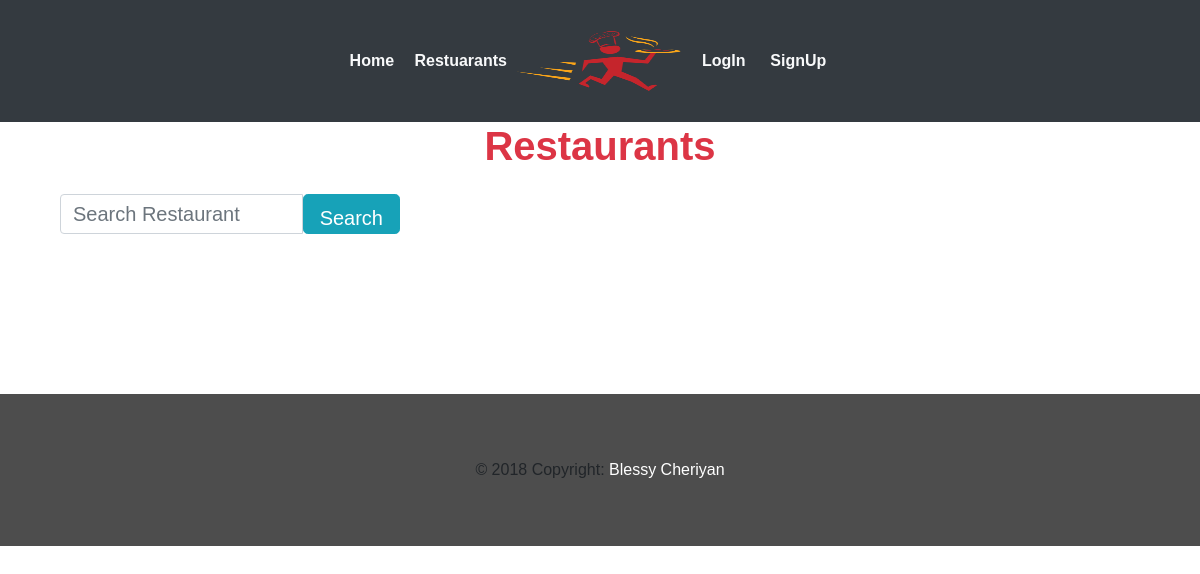
/restaurant/, run on an earlier commit of the app's database.
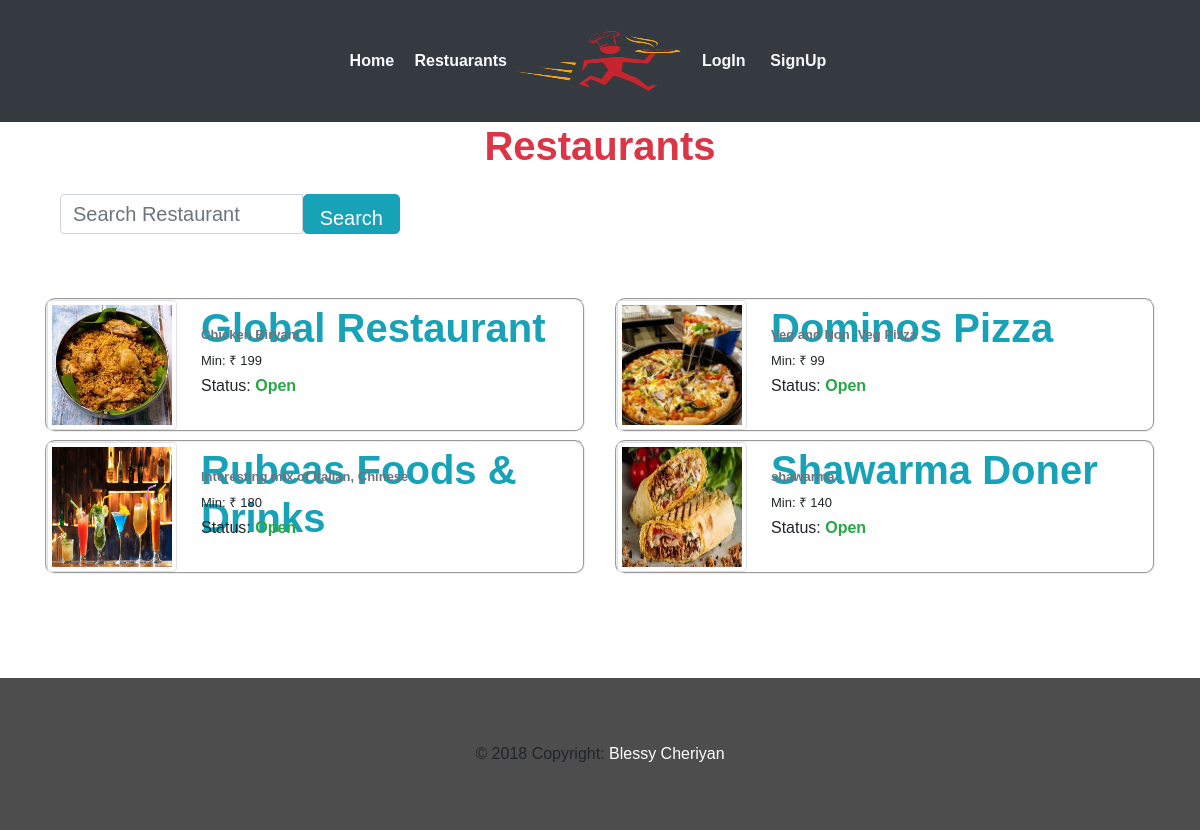
And on a later commit of the database.
### webapp/models.py (models this page shows, shortened)
class Restaurant(models.Model):
	user        = models.OneToOneField(settings.AUTH_USER_MODEL,on_delete=models.CASCADE)
	rname 		= models.CharField(max_length=100,blank=False)
	info	 	= models.CharField(max_length=40,blank=False)
	min_ord		= models.CharField(max_length=5,blank=False)
	location    = models.CharField(max_length=40,blank=False)
	r_logo      = models.FileField(blank=False)
	REST_STATE_OPEN    = "Open"
	REST_STATE_CLOSE   = "Closed"
	REST_STATE_CHOICES =(
			(REST_STATE_OPEN,REST_STATE_OPEN),
			(REST_STATE_CLOSE,REST_STATE_CLOSE)
		)
	status 	= models.CharField(max_length=50,choices=REST_STATE_CHOICES,default=REST_STATE_OPEN,blank=False)
	approved = models.BooleanField(blank=False,default=True)

### webapp/views.py (the view)
# urls.py: path('restaurant/',views.restuarent,name='restuarant'),
def restuarent(request):
	r_object = Restaurant.objects.all()
	query 	= request.GET.get('q')
	if query:
		r_object=Restaurant.objects.filter(Q(rname__icontains=query)).distinct()
		return render(request,'webapp/restaurents.html',{'r_object':r_object})
	return render(request,'webapp/restaurents.html',{'r_object':r_object})

### webapp/templates/webapp/restaurents.html (shortened to what this page needs)
{% extends 'webapp/base.html'%}
{% block body %}
<div class="container-fluid">
        <h1 class="text-center text-danger"><strong>Restaurants</strong></h1>
</div>
<br>
<div class="container">
    <div class="col-sm-4 col-sm-offset-3">
      <form class="form-horizontal" role="search" method="get" action=''>
         <div class="form-group ">
         <div class="input-group">
            <input type="text" class="form-control input-lg " name="q" value="{{ request.GET.q }}" placeholder= "Search Restaurant " style="height: 40px; width: 50%; font-size: 20px;" />
            <span class='input-group-btn'>
             <button class='btn btn-info btn-lg'style="height:40px; font-size: 20px;" type='submit'>Search
             </button>
         </span>
        </div>
     </div>
   </form>
 </div>
</div>
<br>
<br>
	<div class="container">
		<div class="row">
		{% for rest in r_object %}
        <div class="col-xs-7 col-md-6">
      <div class="thumbnail">
   		   <div class="media mb-2 ml-8" style="border-radius: 10px; border-style: groove; border-width: 2px;">
        <a href="{% url 'menu' rest.id %}" class="pull-left ">
            <img src="{{rest.r_logo.url}}" class="img-thumbnail img-responsive " style="height: 130px; width: 130px;">
        </a>
        <div class="media-body pl-4">
          <a href="{% url 'menu' rest.id %}" style="text-decoration: none !important;"><h1 class="media-heading text-info mt-1" style="height: 20px;"><strong>{{rest.rname}}</strong></h1></a>
            <h6 class="text-secondary"><font size="2"><strong>{{rest.info}}</strong></font></h6>
            <h4><font size="2">Min: &#x20b9; {{rest.min_ord}}</font></h4>
          	<h5><font size="3">Status: <strong class="text-success">{{rest.status}}</strong></font></h5>
        </div>
    </div>
  </div>
</div>
{% endfor%}
</div>
</div>
{% endblock %}

### webapp/templates/webapp/base.html (shortened to what this page needs)
<!DOCTYPE html>
<html>
<head>
   {% load static %}
  <link rel="stylesheet" type="text/css" href="{% static 'webapp/css/bootstrap.min.css'%}">
  <link href="/static/webapp/css/style.css" rel="stylesheet" type="text/css" media="all" />
  <link rel='stylesheet' href='https://maxcdn.bootstrapcdn.com/font-awesome/4.5.0/css/font-awesome.min.css' >
  <link href="//netdna.bootstrapcdn.com/bootstrap/3.0.0/css/bootstrap-glyphicons.css" rel="stylesheet">
  <link href="static/webapp/css/animate.css" rel='stylesheet' type='text-center/css' />
  </head>
  <body>
	<nav class="navbar navbar-expand-lg navbar-light bg-dark">
   		 <div class="container">
   		 	 <div class="navbar-collapse collapse w-100 dual-collapse2 order-1 order-md-0">
        <ul class="navbar-nav ml-auto text-center">
            <li class="nav-item active">
                <a class="nav-link text-light" href="{% url 'index' %}"><font size="3">&nbsp; <strong>Home</strong> </font></a>
            </li>
            <li class="nav-item">
                <a class="nav-link text-light" href="{% url 'restuarant' %}"><font size="3">&nbsp;<strong>Restuarants</strong></font></a>
            </li>
        </ul>
    </div>
    <div class="mx-auto my-2 order-0 order-md-1 position-relative">
        <a class="mx-auto" href="#">
            <img  src="/static/webapp/images/logo.png" style="height: 90px;width: 170px;" alt="Home" class="rounded-circle img-responsive">
        </a>
    </div>
    <div class="navbar-collapse collapse w-100 dual-collapse2 order-2 order-md-2">
        <ul class="navbar-nav mr-auto text-center">
          {% if request.user.is_authenticated %}
            <li class="nav-item">
                <a class="nav-link text-light" href="{% url 'logout' %}"><font size="3"> &nbsp;<span aria-hidden="true"></span><strong>LogOut </strong> </font></a>
            </li>
            <li class="nav-item">
                <a class="nav-link text-light" href="{% url 'profile' %}"><font size="3"> &nbsp;<span aria-hidden="true"></span><strong>My Profile</strong></font></a>
            </li>
          {% else %}
            <li class="nav-item">
                <a class="nav-link text-light" href="{% url 'login' %}"><font size="3">&nbsp; <strong>LogIn</strong></font></a>
            </li>
            <li class="nav-item">
                <a class="nav-link text-light" href="{% url 'register' %}"><font size="3">&nbsp; <strong>SignUp</strong></font></a>
            </li>
            {% endif %}
        </ul>
    </div>
</div>
</nav>
{% block body %}
{% endblock %}
<br>
<br>
<br>
<br>
<div class="footer">
    <div class="container-fluid">
    <div class="footer-copyright text-center py-3">© 2018 Copyright:
        <a href="https://blessycheriyan.com/"> Blessy Cheriyan</a>
      </div>
  </div>
</div>
</body>
</html>

### webapp/static/webapp/css/style.css (style rules this page uses)
body { padding:0; margin:0; font-family: 'Source Sans Pro', sans-serif; }
body a { transition:0.5s all; -webkit-transition:0.5s all; -moz-transition:0.5s all; -o-transition:0.5s all; -ms-transition:0.5s all; }
h1,h2,h3,h4,h5,h6 { margin:0; }
ul { margin:0; padding:0; }
.footer { padding:3em 0; background:#4D4D4D; }
.footer a { color:#FFF; }

What changed in the data, as far as the page shows it:
added Restaurant: r_logo (picture), rname "Global Restaurant", info "Chicken Biryani", min_ord "199", status "Open"
added Restaurant: r_logo (picture), rname "Dominos Pizza", info "Veg and Non -Veg Pizza", min_ord "99", status "Open"
added Restaurant: r_logo (picture), rname "Rubeas Foods & Drinks", info "Interesting mix of Italian, Chinese", min_ord "180", status "Open"
added Restaurant: r_logo (picture), rname "Shawarma Doner", info "shawarma", min_ord "140", status "Open"
